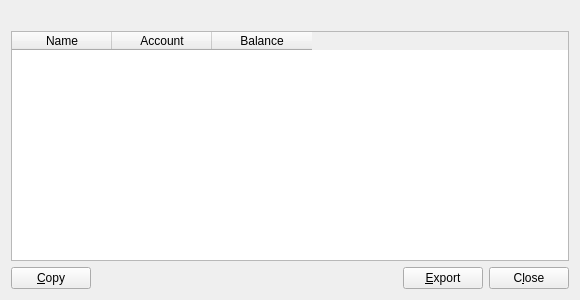
<?xml version="1.0" encoding="UTF-8"?>
<ui version="4.0">
 <class>AccountsPage</class>
 <widget class="QWidget" name="AccountsPage">
  <property name="geometry">
   <rect>
    <x>0</x>
    <y>0</y>
    <width>580</width>
    <height>300</height>
   </rect>
  </property>
  <layout class="QVBoxLayout" name="verticalLayout">
   <item>
    <widget class="QLabel" name="labelExplanation">
     <property name="textFormat">
      <enum>Qt::PlainText</enum>
     </property>
     <property name="wordWrap">
      <bool>true</bool>
     </property>
    </widget>
   </item>
   <item>
    <widget class="QTableWidget" name="tableWidget">
     <property name="contextMenuPolicy">
      <enum>Qt::CustomContextMenu</enum>
     </property>
     <property name="tabKeyNavigation">
      <bool>false</bool>
     </property>
     <property name="alternatingRowColors">
      <bool>true</bool>
     </property>
     <property name="selectionMode">
      <enum>QAbstractItemView::SingleSelection</enum>
     </property>
     <property name="selectionBehavior">
      <enum>QAbstractItemView::SelectRows</enum>
     </property>
     <property name="sortingEnabled">
      <bool>true</bool>
     </property>
     <property name="columnCount">
      <number>3</number>
     </property>
     <attribute name="headerShowSortIndicator" stdset="0">
      <bool>true</bool>
     </attribute>
     <attribute name="horizontalHeaderVisible">
      <bool>true</bool>
     </attribute>
     <attribute name="verticalHeaderVisible">
      <bool>false</bool>
     </attribute>
     <column>
      <property name="text">
       <string>Name</string>
      </property>
     </column>
     <column>
      <property name="text">
       <string>Account</string>
      </property>
     </column>
     <column>
      <property name="text">
       <string>Balance</string>
      </property>
     </column>
    </widget>
   </item>
   <item>
    <layout class="QHBoxLayout" name="horizontalLayout">
     <item>
      <widget class="QPushButton" name="copyAddress">
       <property name="toolTip">
        <string>Copy the currently selected address to the system clipboard</string>
       </property>
       <property name="text">
        <string>&amp;Copy</string>
       </property>
      </widget>
     </item>
     <item>
      <spacer name="horizontalSpacer">
       <property name="orientation">
        <enum>Qt::Horizontal</enum>
       </property>
       <property name="sizeHint" stdset="0">
        <size>
         <width>40</width>
         <height>20</height>
        </size>
       </property>
      </spacer>
     </item>
     <item>
      <widget class="QPushButton" name="exportButton">
       <property name="toolTip">
        <string>Export the data in the current tab to a file</string>
       </property>
       <property name="text">
        <string>&amp;Export</string>
       </property>
       <property name="icon">
        <iconset resource="../anoncoin.qrc">
         <normaloff>:/icons/export</normaloff>:/icons/export</iconset>
       </property>
      </widget>
     </item>
     <item>
      <widget class="QPushButton" name="closeButton">
       <property name="sizePolicy">
        <sizepolicy hsizetype="Minimum" vsizetype="Minimum">
         <horstretch>0</horstretch>
         <verstretch>0</verstretch>
        </sizepolicy>
       </property>
       <property name="text">
        <string>C&amp;lose</string>
       </property>
      </widget>
     </item>
    </layout>
   </item>
  </layout>
 </widget>
 <resources>
  <include location="../anoncoin.qrc"/>
 </resources>
 <connections/>
</ui>
